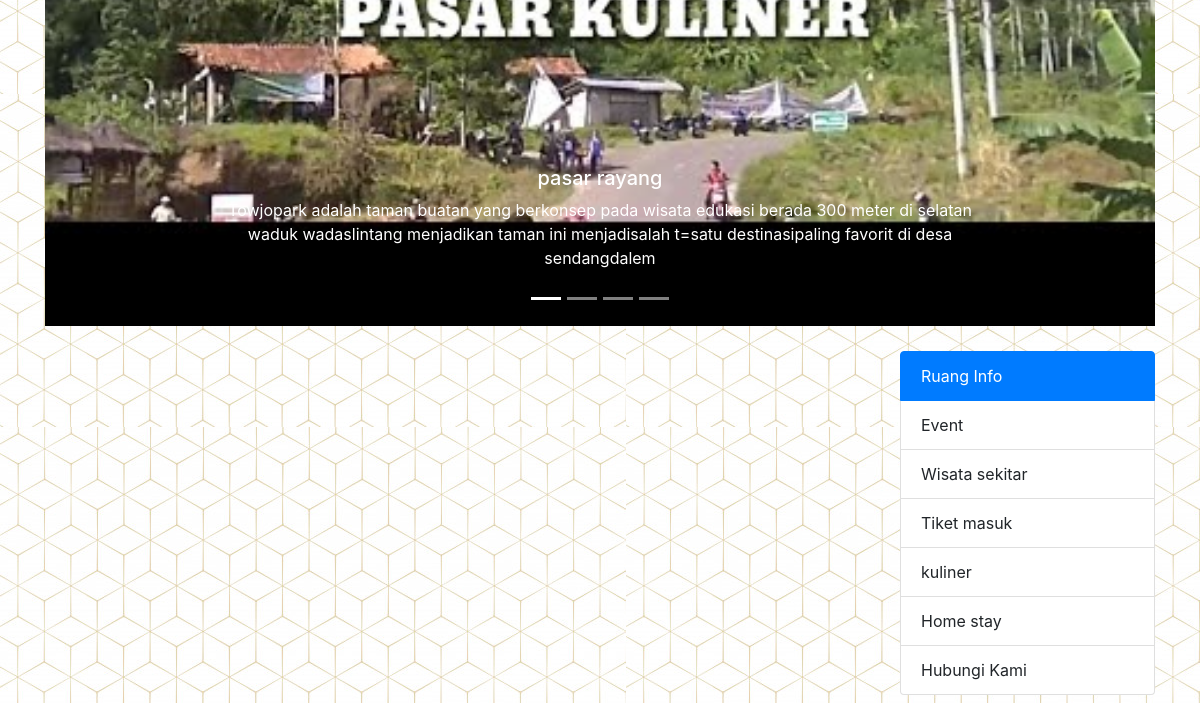
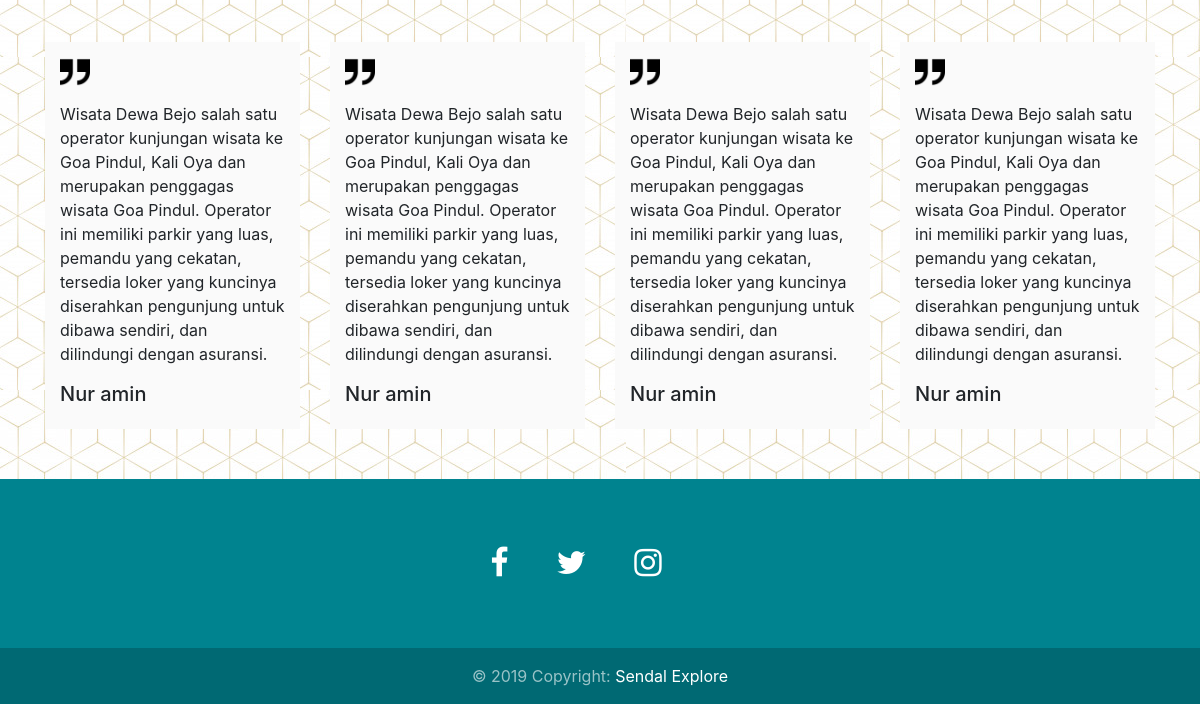
Before: / (lower part) with the older database file (2 pictures, top to bottom).
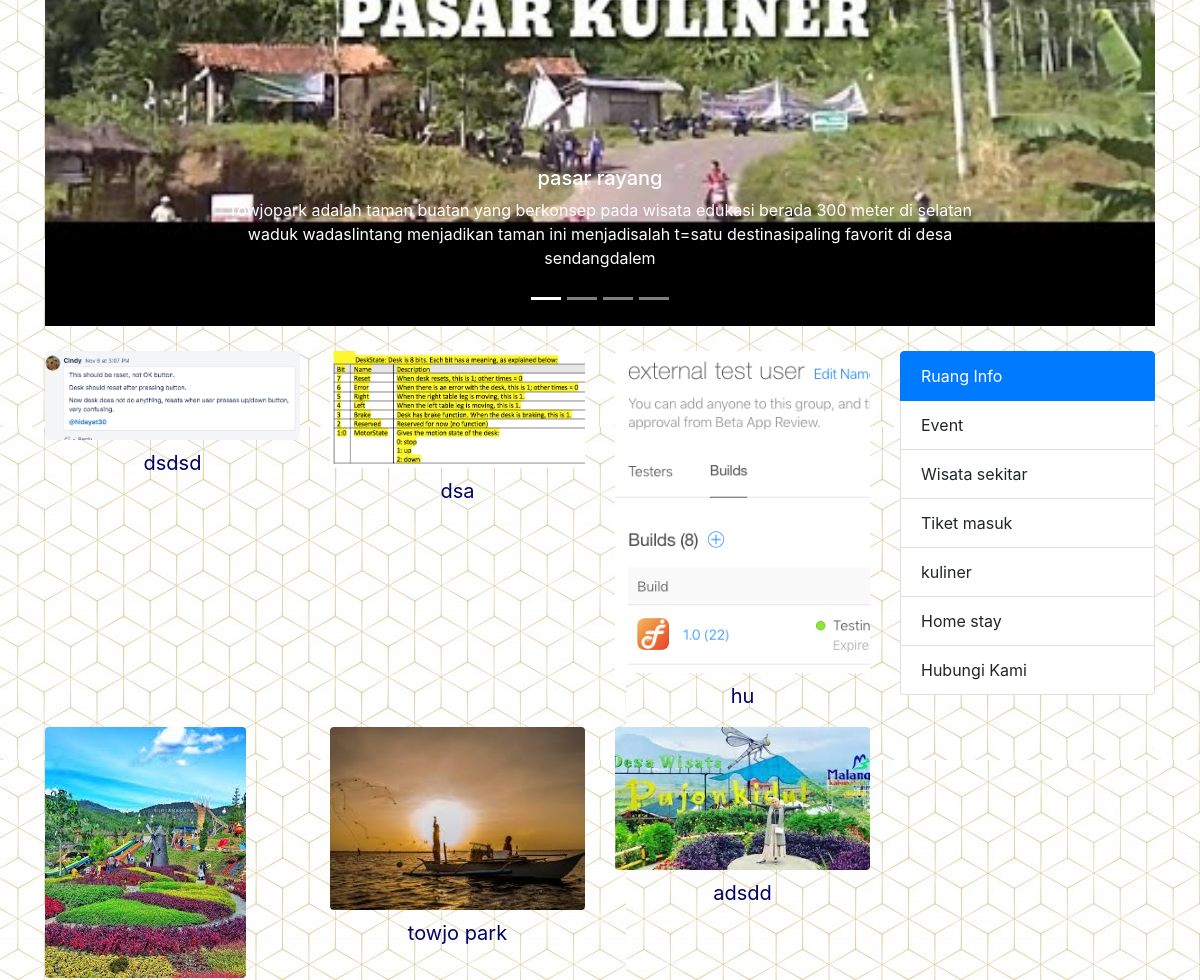
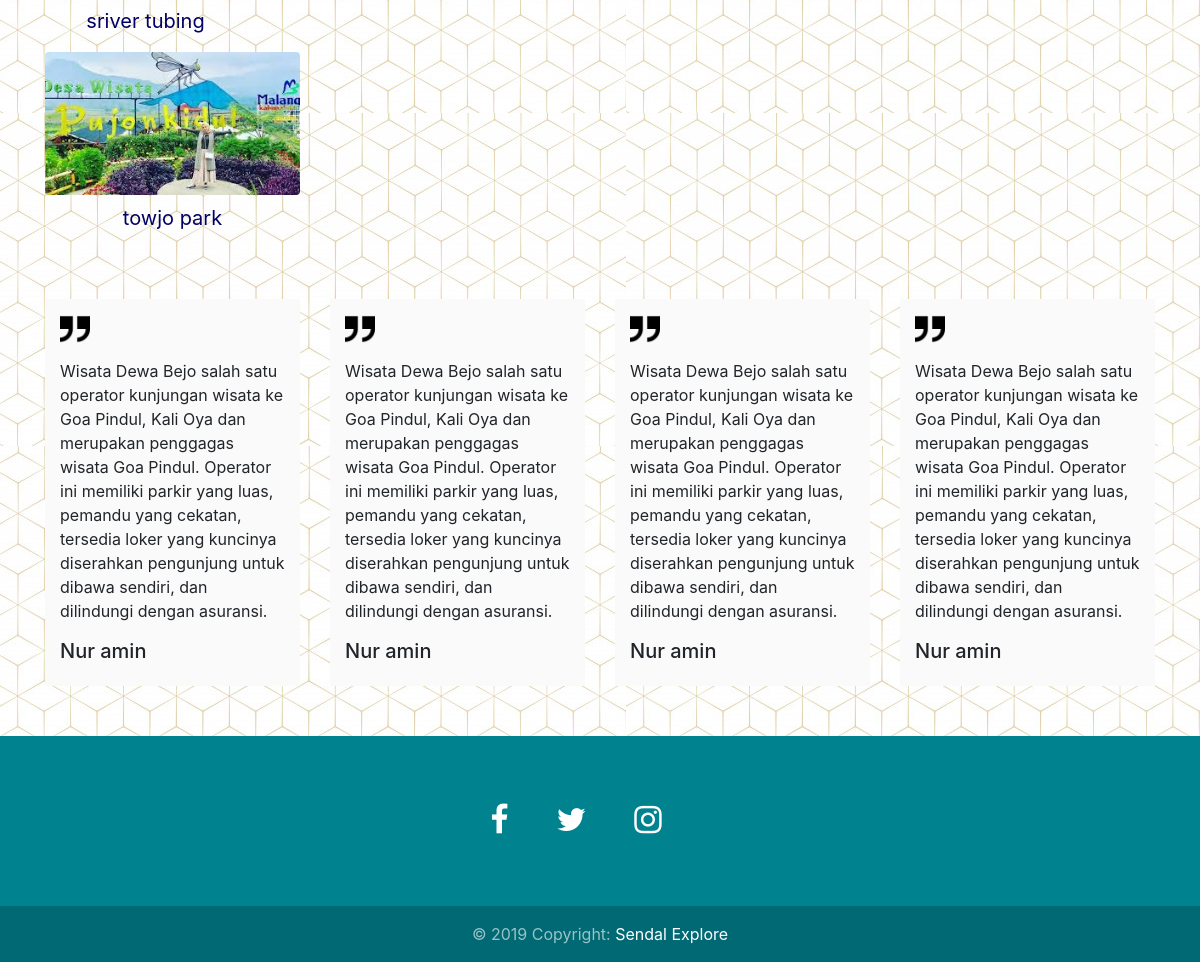
After: the same page with the newer database file (2 pictures, top to bottom).
### tables this page shows
CREATE TABLE `destinasi` (
  `id` int(5) NOT NULL,
  `nama` varchar(50) NOT NULL,
  `deskripsi` text NOT NULL,
  `foto` text NOT NULL,
  `harga_tiket` varchar(15) NOT NULL
);

### application/controllers/Frontend_Home.php (called while the page is built, shortened)
<?php if(!defined('BASEPATH')) exit('No direct script access allowed');
class Frontend_home extends CI_Controller
{
    public function __construct()
    {
        $this->load->model('destinasi_model');
    }
    public function index()
    {
        $data['daftarDestinasi'] = $this->destinasi_model->getSemuaDestinasi();
        $this->load->view('home', $data);
    }
}
?>

### index.php (called while the page is built, shortened)
<?php
require_once BASEPATH.'core/CodeIgniter.php';

### application/models/Destinasi_model.php (called while the page is built, shortened)
<?php if(!defined('BASEPATH')) exit('No direct script access allowed');
class Destinasi_model extends CI_Model
{
    function getSemuaDestinasi()
    {
        $this->db->select('*');
        $this->db->from('destinasi');
        $this->db->order_by('id', 'DESC');
        $query = $this->db->get();
        $result = $query->result();
        return $result;
    }
}

### application/views/home.php (the view, shortened to what this page needs)
<!DOCTYPE html>
<html>
<head>
    <link rel="stylesheet" type="text/css" href="<?php echo base_url(); ?>assets/frontend/css/bootstrap.css">
    <link rel="stylesheet" type="text/css" href="https://stackpath.bootstrapcdn.com/font-awesome/4.7.0/css/font-awesome.min.css">
	<link rel="stylesheet" type="text/css" href="<?php echo base_url(); ?>assets/frontend//css/styles.css">
</head>
<body>
	<div class="container">
    <?php $this->load->view('header') ?>
    <?php $this->load->view('carousel') ?>
	  <div class="container-fluid content">
	  	<div class="row">
		    <div class="col-sm-9">
		    	<div class="row">
            <?php
            foreach($daftarDestinasi as $record){ ?>
                <div class="col-sm-4">
                    <a href="#">
                        <figure class="figure">
                            <img src="<?php echo base_url() ?>assets/gambar/destinasi/<?php echo $record->foto ?>" class="figure-img img-fluid rounded" alt="wisata">
                            <figcaption class="figure-caption caption-text text-center"><?php echo $record->nama ?></figcaption>
                        </figure>
                    </a>
                </div>
            <?php } ?>
				  </div>
			  </div>
        <div class="col-sm-3">
          <ul class="list-group">
            <li class="list-group-item active">Ruang Info</li>
            <li class="list-group-item">Event</li>
            <li class="list-group-item">Wisata sekitar</li>
            <li class="list-group-item">Tiket masuk</li>
            <li class="list-group-item">kuliner</li>
            <li class="list-group-item">Home stay</li>
             <li class="list-group-item">Hubungi Kami</li>
          </ul>
        </div>
      </div>
      <?php $this->load->view('ulasan') ?>
    </div>
  </div>
  <?php $this->load->view('footer') ?>
</body>
</html>

### application/views/carousel.php (shortened to what this page needs)
<div id="carouselExampleCaptions" class="carousel slide" data-ride="carousel">
    <ol class="carousel-indicators">
        <li data-target="#carouselExampleCaptions" data-slide-to="0" class="active"></li>
        <li data-target="#carouselExampleCaptions" data-slide-to="1"></li>
        <li data-target="#carouselExampleCaptions" data-slide-to="2"></li>
        <li data-target="#carouselExampleCaptions" data-slide-to="3"></li>
    </ol>
    <div class="carousel-inner">
        <div class="carousel-item active">
            <img src="<?php echo base_url() ?>assets/frontend/images/pasar rayang.jpg" class="d-block w-100" alt="...">
            <div class="carousel-caption d-none d-md-block">
                <h5>pasar rayang</h5>
                <p>Towjopark adalah taman buatan yang berkonsep pada wisata edukasi berada 300 meter di selatan waduk wadaslintang menjadikan taman ini menjadisalah t=satu destinasipaling favorit di desa sendangdalem</p>
            </div>
        </div>
    </div>
    <a class="carousel-control-prev" href="#carouselExampleCaptions" role="button" data-slide="prev">
    </a>
    <a class="carousel-control-next" href="#carouselExampleCaptions" role="button" data-slide="next">
    </a>
</div>

### application/views/ulasan.php
<div class="row mg-top-50">
    <div class="col-sm-3">
        <div class="box-quote">
            <img src="<?php echo base_url() ?>assets/frontend/images/quote.png" class="quote" alt="quote">
            <p class="text-quote">Wisata Dewa Bejo salah satu operator kunjungan wisata ke Goa Pindul, Kali Oya dan merupakan penggagas wisata Goa Pindul. Operator ini memiliki parkir yang luas, pemandu yang cekatan, tersedia loker yang kuncinya diserahkan pengunjung untuk dibawa sendiri, dan dilindungi dengan asuransi.</p>
            <h5>Nur amin</h5>
        </div>
    </div>
    <div class="col-sm-3">
        <div class="box-quote">
            <img src="<?php echo base_url() ?>assets/frontend/images/quote.png" class="quote" alt="quote">
            <p class="text-quote">Wisata Dewa Bejo salah satu operator kunjungan wisata ke Goa Pindul, Kali Oya dan merupakan penggagas wisata Goa Pindul. Operator ini memiliki parkir yang luas, pemandu yang cekatan, tersedia loker yang kuncinya diserahkan pengunjung untuk dibawa sendiri, dan dilindungi dengan asuransi.</p>
            <h5>Nur amin</h5>
        </div>
    </div>
    <div class="col-sm-3">
        <div class="box-quote">
            <img src="<?php echo base_url() ?>assets/frontend/images/quote.png" class="quote" alt="quote">
            <p class="text-quote">Wisata Dewa Bejo salah satu operator kunjungan wisata ke Goa Pindul, Kali Oya dan merupakan penggagas wisata Goa Pindul. Operator ini memiliki parkir yang luas, pemandu yang cekatan, tersedia loker yang kuncinya diserahkan pengunjung untuk dibawa sendiri, dan dilindungi dengan asuransi.</p>
            <h5>Nur amin</h5>
        </div>
    </div>
    <div class="col-sm-3">
        <div class="box-quote">
            <img src="<?php echo base_url() ?>assets/frontend/images/quote.png" class="quote" alt="quote">
            <p class="text-quote">Wisata Dewa Bejo salah satu operator kunjungan wisata ke Goa Pindul, Kali Oya dan merupakan penggagas wisata Goa Pindul. Operator ini memiliki parkir yang luas, pemandu yang cekatan, tersedia loker yang kuncinya diserahkan pengunjung untuk dibawa sendiri, dan dilindungi dengan asuransi.</p>
            <h5>Nur amin</h5>
        </div>
    </div>
</div>

### application/views/footer.php
<footer class="page-footer">
    <div class="container">
      <div class="row">
        <div class="col-md-12 py-5">
          <div class="mb-5 flex-center">
            <a class="fb-ic" href="https://travel.detik.com/travel-news/d-2214401/sudah-coba-situs-situs-untuk-mencari-destinasi-wisata-keren">
              <i class="fa fa-facebook-f fa-lg white-text mr-md-5 mr-3 fa-2x"> </i>
            </a>
            <a class="tw-ic" href="#">
              <i class="fa fa-twitter fa-lg white-text mr-md-5 mr-3 fa-2x"> </i>
            </a>
            <a class="ins-ic" href="#">
              <i class="fa fa-instagram fa-lg white-text mr-md-5 mr-3 fa-2x"> </i>
            </a>
          </div>
        </div>
      </div>
    </div>
    <div class="footer-copyright text-center py-3">© 2019 Copyright:
      <span>Sendal Explore</span>
    </div>
</footer>

### assets/frontend/css/styles.css (style rules this page uses)
body { background-color: #fff; background-image: url("../../gambar/bg.jpg") }
.mg-top-50 { margin-top: 50px; }
.caption-text { color: #000066; font-size: 20px; }
.content { padding-left: 0px; padding-right: 0px; margin-top: 25px; }
.quote { width: 30px }
.text-quote { margin-top: 15px }
.box-quote { background-color: #FAFAFA; padding: 15px; }
.page-footer { background-color: #00838f; margin-top: 50px; }
.footer-copyright { background-color: rgba(0,0,0,.2); color: rgba(255,255,255,.6); }
.footer-copyright > span { color: #fff }
.flex-center { display: flex; justify-content: center; align-items: center; height: 100%; }
.white-text { color: #fff }

Changed rows visible on the page:
added destinasi: foto (picture), nama "dsdsd"
added destinasi: foto (picture), nama "dsa"
added destinasi: foto (picture), nama "hu"
added destinasi: foto (picture), nama "sriver tubing"
added destinasi: foto (picture), nama "towjo park"
added destinasi: foto (picture), nama "adsdd"
added destinasi: foto (picture), nama "towjo park"
